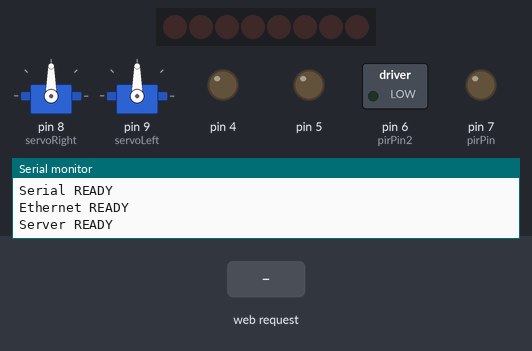
Bench run of a sketch on a simulated Arduino Uno, built with avr-gcc and run on an emulated ATmega328P. Parts: 2 × servo, 8 shift-register outputs drawn as a row of LEDs (first output left, lit = HIGH), switched loads named in the sketch (green lamp = pin HIGH), output pins drawn as LEDs (lit = HIGH), the last lines printed to the serial monitor. The test bench sets the inputs (shaded band). WiFi joins after 1.5 s; servers stay silent unless stated; pins used as bus, display or sensor lines are not drawn.

Above: at 1.2 s.
1.3 s: HTTP request GET /b1 received
At 3.53 s:
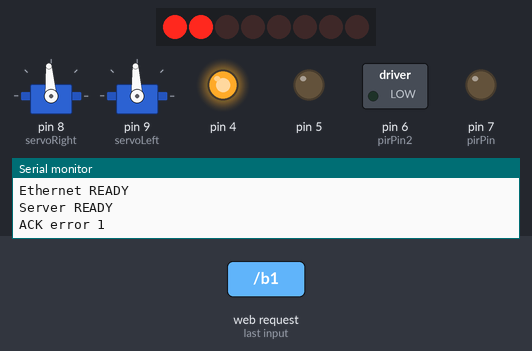
At 3.9 s:
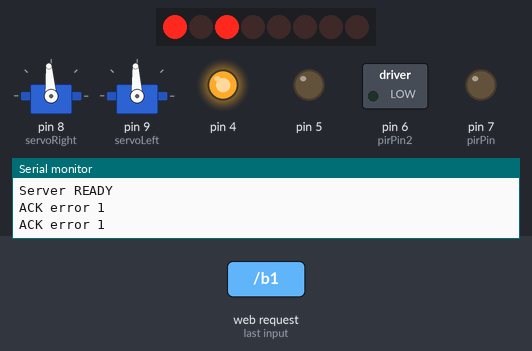
Timing chart, 0 to 5.4 s (numbered marks = the images above; inputs shaded):
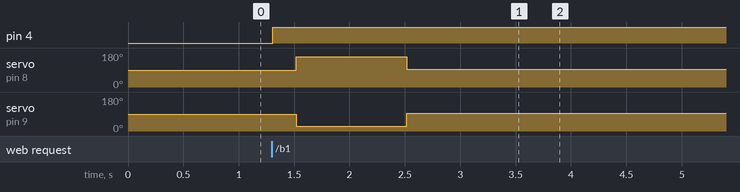

Measured:
- after the input at 1.3 s, pin 4: LOW → HIGH at once; servo on pin 8 (servoRight): 90° → 161° after 0.22 s, → 94° 1.0 s later; servo on pin 9 (servoLeft): 90° → 25° after 0.22 s, → 93° 1.0 s later

The sketch:

Buttons_DataCollect_Only.ino
```cpp
#include <Ethernet.h>
#include <SPI.h>
#include <avr/pgmspace.h>
#include <Servo.h>

Servo servoRight;   // Declare right servo
Servo servoLeft;    // Declare left servo

char const string_0[] PROGMEM = "<html><body><h2>Controle de LED pela Internet</h2><font size= 4><form method=GET>";
char const string_1[] PROGMEM = "<br><input type=submit name=b1 value=ForwardMotion>";
char const string_2[] PROGMEM = "<br><input type=submit name=b2 value=BackwardMotion>";
char const string_3[] PROGMEM = "<br><input type=submit name=b3 value=RightMotion>";
char const string_4[] PROGMEM = "<br><input type=submit name=b4 value=LeftMotion>";
char const string_5[] PROGMEM = "";  //"<br>Insert your name here:";
char const string_6[] PROGMEM = "";  //"<input name=msg value=no_name MAXLENGTH=20>";
char const string_7[] PROGMEM = "</form></body></html>";
char const string_8[] PROGMEM = "Motion(ON)";
char const string_9[] PROGMEM = "Motion (OFF)";
char const string_10[] PROGMEM = "<meta http-equiv=refresh content=1 > ";   //Auto refresh

PGM_P const string_table[] PROGMEM = //Change "string_table" name to suit
{
string_0,
string_1,
string_2,
string_3,
string_4,
string_5,
string_6,
string_7,
string_8,
string_9,
string_10
};

char buffer[85];    //Make sure large enough for the largest string

byte mac[] = { 0x90, 0xA2, 0xDA, 0x00, 0x4A, 0xFD  };
IPAddress ip(192,168,0,177);
byte gateway[] = { 192, 168, 1, 1 };
byte subnet[] = { 255, 255, 255, 0 };

String inString = String(35);

EthernetServer server(80);

boolean ForwardMotion = false;
boolean BackwardMotion = false;
boolean RightMotion = false;
boolean LeftMotion = false;

String msg="";
int tam=0;
int st1=9,st2=9,st3=9,st4=9;

//ADD CODE FROM GardoDatoCollecto Here
int sensorPin = 0;      //the analog pin the TMP36's Vout (sense) pin is connected to
			//the resolution is 10 mV / degree centigrade with a
			//500 mV offset to allow for negative temperatures
int SHT_clockPin = 3;   //Pin used for clock
int SHT_dataPin  = 2;   //Pin used for data
int light1=1;           //Value returned from voltage divider
int light2=3;           //Value returned from voltage divider
int pressure=2;         //Value returned from voltage divider
int pirPin = 7;         //digital 7
int pirPin2 = 6;        //digital 6
int i=1;
int a=1;

void setup() {
	Serial.begin(9600);
	Ethernet.begin(mac, ip,gateway,subnet);
	server.begin();
	Serial.println("Serial READY");
	Serial.println("Ethernet READY");
	Serial.println("Server READY");
	pinMode(4,OUTPUT);
	pinMode(5,OUTPUT);
	pinMode(6,OUTPUT);
	pinMode(7,OUTPUT);

	servoRight.attach(8);    // Attach right signal to pin 12
	servoLeft.attach(9);
	}

void loop() {
	EthernetClient client = server.available();

	int led=0;
	if (client) {
		// an http request ends with a blank line

		boolean current_line_is_blank = true;
		while (client.connected()) {
			if (client.available()) {
				char c = client.read();  //If end of the line, then received a newline character
							 //If the line is blank, then http request has ended
							 //and so we can send a reply
				if (inString.length() < 35) {
					inString.concat(c);
					}

				if (c == '\n' && current_line_is_blank) {

                                	// send a standard http response header
					client.println("HTTP/1.1 200 OK");
					client.println("Content-Type: text/html");
                                        client.println("Connection: close"); //Connection closes after response complete
                                        client.println("Refresh: .1");       //5 sec auto refresh page
                                        client.println();

					if(inString.indexOf("b1")>0){
						if(ForwardMotion==false){
							st1=8;
							ForwardMotion=true;
							digitalWrite(4,HIGH);
							} else {
								st1=9;
								ForwardMotion=false;
								digitalWrite(4,LOW);
							}
						led=1;
						}
					if(inString.indexOf("b2")>0){
						if(BackwardMotion==false){
							st2=8;
							BackwardMotion=true;
							digitalWrite(5,HIGH);
							} else {
								st2=9;
								BackwardMotion=false;
								digitalWrite(5,LOW);
								}
						led=2;
						}
					 if(inString.indexOf("b3")>0){
						if(RightMotion==false){
							 st3=8;
							 RightMotion=true;
							 digitalWrite(6,HIGH);
							 } else {
								 st3=9;
								 RightMotion=false;
								 digitalWrite(6,LOW);
								 }
						 led=3;
						 }
					if(inString.indexOf("b4")>0){
						 if(LeftMotion==false){
							 st4=8;
							 LeftMotion=true;
							 digitalWrite(7,HIGH);
							 } else {
								 st4=9;
								 LeftMotion=false;
								 digitalWrite(7,LOW);
								 }
						 led=4;
						 }
					/* if(inString.indexOf("msg")>0){
						 char charBuf1[50];
						 char charBuf2[50];
						 strcpy(msg,(char*)inString.substring(inString.indexOf("g")+2,inString.indexOf(" H")));
						 //Serial.print("msg: ");
						 Serial.println(msg);
						 } */


					strcpy_P(buffer, (char*)pgm_read_word(&(string_table[0]))); // Necessary casts and dereferencing, just copy.
					client.println( buffer );
					for (int i = 1; i < 8; i++) {
						strcpy_P(buffer, (char*)pgm_read_word(&(string_table[i]))); // Necessary casts and dereferencing, just copy.
						client.println( buffer );
						switch(i){
							case 1: strcpy_P(buffer, (char*)pgm_read_word(&(string_table[st1]))); client.println( buffer ); break;
							case 2: strcpy_P(buffer, (char*)pgm_read_word(&(string_table[st2]))); client.println( buffer ); break;
							case 3: strcpy_P(buffer, (char*)pgm_read_word(&(string_table[st3]))); client.println( buffer ); break;
							case 4: strcpy_P(buffer, (char*)pgm_read_word(&(string_table[st4]))); client.println( buffer ); break;
							}
						delay(30);
						}

					if(digitalRead(4)==HIGH){
						client.println("<br>ForwardMotion, ON</br>");
						servoRight.writeMicroseconds(2200);        //Right wheel clockwise
						servoLeft.writeMicroseconds(800);          //Left wheel clockwise
						delay(1000);
						} else {
							client.println("<br>ForwardMotion, OFF</br>");
							servoRight.writeMicroseconds(1513);//Stay still
							servoLeft.writeMicroseconds(1500); //Stay stil
							delay(1);
							}
					if(digitalRead(5)== HIGH){
						client.println("<br>BackwardMotion, ON</br>");
						servoRight.writeMicroseconds(800);         //Right wheel clockwise
						servoLeft.writeMicroseconds(2200);         //Left wheel clockwise
						delay(1000);
						} else {
							client.println("<br>BackwardMotion, OFF</br>");
							servoRight.writeMicroseconds(1513);//Stay still
							servoLeft.writeMicroseconds(1500); //Stay still
							delay(1);
							}
					if(digitalRead(6)==HIGH){
						client.println("<br>Right, ON</br>");
						servoRight.writeMicroseconds(800);         //Right wheel clockwise
						servoLeft.writeMicroseconds(800);          //Left wheel clockwise
						delay(1000);
						} else {
							client.println("<br>Right, OFF</br>");
							servoRight.writeMicroseconds(1513);//Stay still
							servoLeft.writeMicroseconds(1500); //Stay still
							delay(1);
							}
					if(digitalRead(7)==HIGH){
						client.println("<br>Left, ON</br>");
						servoRight.writeMicroseconds(2200);        //Right wheel clockwise
						servoLeft.writeMicroseconds(2200);         //Left wheel clockwise
						delay(1000);
						servoRight.writeMicroseconds(1513);        //Stay still
						servoLeft.writeMicroseconds(1500);         //Stay still
						delay(1000);
						} else {
							client.println("<br>Left, OFF</br>");
							servoRight.writeMicroseconds(1513);//Stay still
							servoLeft.writeMicroseconds(1500); //Stay still
							delay(1);
							}
						//strcpy_P(buffer, (char*)pgm_read_word(&(string_table[10]))); client.println( buffer );


                              client.println("<br>-----</br>");
                              client.println("<br>-----</br>");
					client.println("<measurementdata>");

					int soilmoisture = analogRead(5);
					char soil[10];
					String soilAsString;
					String soilString;
					dtostrf(soilmoisture,1,2,soil);
					soilAsString = String(soil);
					soilString = soilAsString + ",";
					client.println(soilString);

					// Motion
					int pirVal = digitalRead(pirPin);
					int pirVal2 = digitalRead(pirPin2);

					if(pirVal == LOW) {
						client.println("1,");             //was motion detected
						delay(500);
						} else {
							client.println("0,");
							}

					if(pirVal2 == LOW) {
						client.println("1,");             //was motion detected
						delay(500);
						a=1+a;
						client.println(a);
						} else {
							client.println("0,");
							}

					float temperature = getTemperature();
					float temperature2 = (temperature * 9.0 / 5.0) + 32.0;
					char temp[10];
					String tempAsString;
					String tempString;
					dtostrf(temperature2,1,2,temp);
					tempAsString = String(temp);
					tempString = tempAsString + ",";
					client.println(tempString);

					float humidity = getHumidity();
					char hum[10];
					String humAsString;
					String humidityString;
					dtostrf(humidity,1,2,hum);
					humAsString = String(hum);
					humidityString = humAsString + ",";
					client.println(humidityString);

					light1=analogRead(1);
					char light[10];
					String lightAsString;
					String lightString;
					dtostrf(light1,1,2,light);
					lightAsString = String(light);
					lightString = lightAsString + ",";
					client.println(lightString);

					pressure=analogRead(2);
					char pres[10];
					String pressureAsString;
					String pressureString;
					dtostrf(pressure,1,2,pres);
					pressureAsString = String(pres);
					pressureString = pressureAsString + ",";
					client.println(pressureString);

					light2=analogRead(3);
					char lig[10];
					String light2AsString;
					String light2String;
					dtostrf(light2,1,2,lig);
					light2AsString = String(lig);
					light2String = light2AsString + ",";
					client.println(light2String);

					//getting the voltage reading from the temperature sensor
					int reading = analogRead(sensorPin);
					float voltage = reading * 5.0;
					voltage /= 1024.0;
					float temperatureC = (voltage - 0.5) * 100;
					float temperatureF = (temperatureC * 9.0 / 5.0) + 32.0;
					char tempe[10];
					String temperatureFAsString;
					String temperatureFString;
					dtostrf(temperatureF,1,2,tempe);
					temperatureFAsString = String(tempe);
					temperatureFString = temperatureFAsString + ",";
					client.println(temperatureFString);
					client.println(soilString);

					delay(5000);                                     //waiting a second

					String measurementdata;
					measurementdata = "</measurementdata>";
					client.println(measurementdata);

					break;


						break;
						}
					if (c == '\n') {
						// we're starting a new line
						current_line_is_blank = true;
						} else if (c != '\r') {
							// we've gotten a character on the current line
							current_line_is_blank = false;
							}
						}
				}
			// give the web browser time to receive the data
			delay(1);
			inString = "";
			client.stop();
		}
	}

float getTemperature(){
	SHT_sendCommand(B00000011, SHT_dataPin, SHT_clockPin);  //Return Temperature in Celsius
	SHT_waitForResult(SHT_dataPin);

	int val = SHT_getData(SHT_dataPin, SHT_clockPin);
	SHT_skipCrc(SHT_dataPin, SHT_clockPin);
	return (float)val * 0.01 - 40;                          //Convert to celsius
	}

float getHumidity(){
	SHT_sendCommand(B00000101, SHT_dataPin, SHT_clockPin);  //Return  Relative Humidity
	SHT_waitForResult(SHT_dataPin);
	int val = SHT_getData(SHT_dataPin, SHT_clockPin);
	SHT_skipCrc(SHT_dataPin, SHT_clockPin);
	return -4.0 + 0.0405 * val + -0.0000028 * val * val;
	}

void SHT_sendCommand(int command, int dataPin, int clockPin){   //Send a command to the SHTx sensor
								//Transmission start
	pinMode(dataPin, OUTPUT);
	pinMode(clockPin, OUTPUT);
	digitalWrite(dataPin, HIGH);
	digitalWrite(clockPin, HIGH);
	digitalWrite(dataPin, LOW);
	digitalWrite(clockPin, LOW);
	digitalWrite(clockPin, HIGH);
	digitalWrite(dataPin, HIGH);
	digitalWrite(clockPin, LOW);
	shiftOut(dataPin, clockPin, MSBFIRST, command);         //Shift out the command
                                                                //The 3 MSB are address and must be 000
                                                                //The last 5 bits are the command
	digitalWrite(clockPin, HIGH);                           //Verify we get the right ACK
	pinMode(dataPin, INPUT);

	if (digitalRead(dataPin)) Serial.println("ACK error 0");
		digitalWrite(clockPin, LOW);

	if (!digitalRead(dataPin)) Serial.println("ACK error 1");
		//No Action
	}


void SHT_waitForResult(int dataPin){
	pinMode(dataPin, INPUT);                               //Wait for the SHTx answer
	int ack;                                               //Acknowledgement

	for (int i = 0; i < 1000; ++i){
		delay(2);                                      //Need 2 sec wait for value ack = digitalRead(dataPin);
		if (ack == LOW) break;
		}

	if (ack == HIGH) Serial.println("ACK error 2");
	}

int SHT_getData(int dataPin, int clockPin){                    //Get data from the SHTx sensor
	pinMode(dataPin, INPUT);                               //Get the MSB (most significant bits)
	pinMode(clockPin, OUTPUT);
	byte MSB = shiftIn(dataPin, clockPin, MSBFIRST);

	pinMode(dataPin, OUTPUT);                              //Send the required ACK
	pinMode(dataPin, OUTPUT);
	digitalWrite(dataPin, HIGH);
	digitalWrite(dataPin, LOW);
	digitalWrite(clockPin, HIGH);
	digitalWrite(clockPin, LOW);

	pinMode(dataPin, INPUT);                               //Get the LSB (less significant bits)
	pinMode(dataPin, INPUT);
	byte LSB = shiftIn(dataPin, clockPin, MSBFIRST);
	return ((MSB << 8) | LSB);                             //Combine bits
	}

void SHT_skipCrc(int dataPin, int clockPin){                   //Skip CRC data from the SHTx sensor
	pinMode(dataPin, OUTPUT);
	pinMode(clockPin, OUTPUT);
	digitalWrite(dataPin, HIGH);
	digitalWrite(clockPin, HIGH);
	digitalWrite(clockPin, LOW);
	}
```
